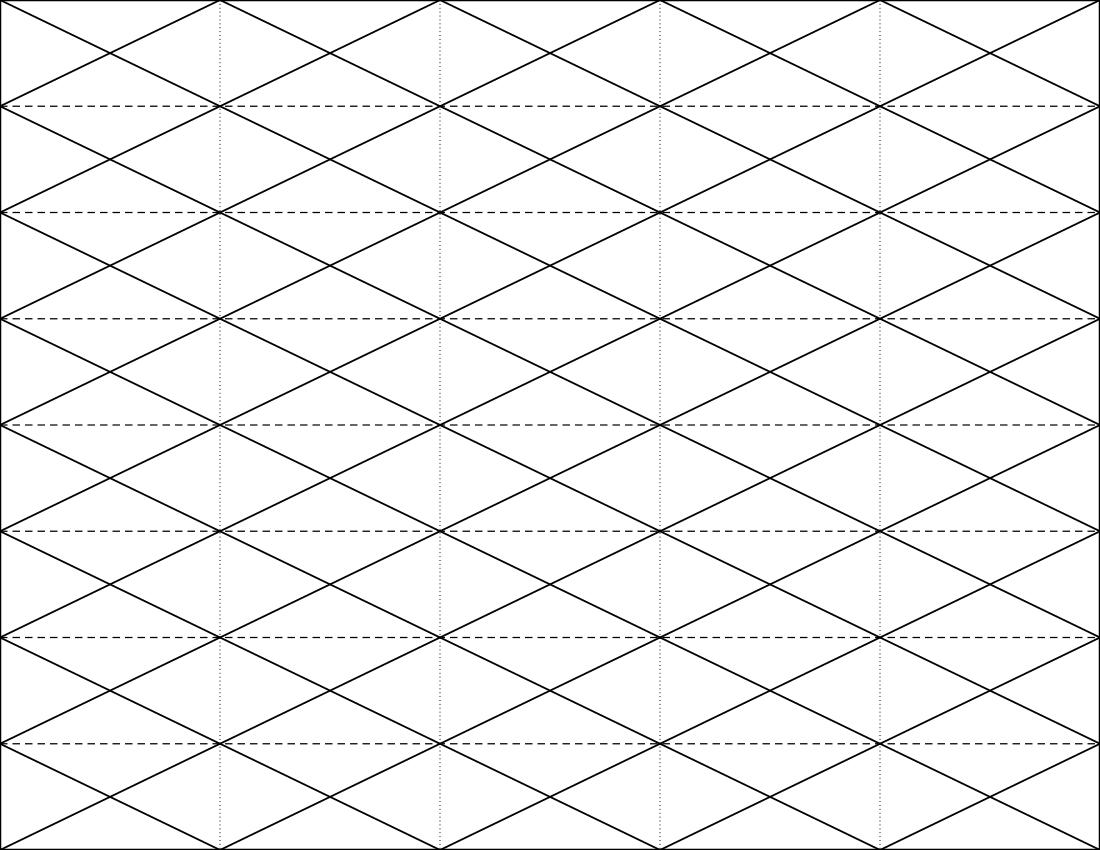

This figure's Python source:
#!/usr/bin/env python3
"""
Yoshimura Spiral Crease Pattern Generator
==========================================

Generates a printable crease pattern for a Yoshimura fold:
  - Solid diagonal lines forming a diamond/crosshatch mesh -> MOUNTAIN folds
  - Dashed horizontal lines at each row boundary            -> VALLEY folds,
    running parallel to the paper's long axis (a.k.a. "hotdog" folds)
  - Dotted vertical lines at internal column boundaries     -> also folds,
    running parallel to the paper's short axis (a.k.a. "hamburger" folds)
  - Solid border around the whole sheet
  - Column numbers along the top, row numbers down the left side

Defaults are set to match a landscape layout: 5 columns x 8 rows on US
Letter paper turned sideways (11" x 8.5"), so the diamonds are long along
the same axis as the paper (horizontal), with 7 hotdog folds (the 7
internal row boundaries) and 4 hamburger folds (the 4 internal column
boundaries). Every parameter below can be changed.

Usage:
    python3 yoshimura_pattern.py
    python3 yoshimura_pattern.py --cols 5 --rows 8 --out my_pattern.pdf
    python3 yoshimura_pattern.py --orientation portrait --rows 16
"""

# /// script
# requires-python = ">=3.14"
# dependencies = [
#     "matplotlib",
# ]
# ///

import argparse
import matplotlib.pyplot as plt

# ---------------------------------------------------------------------------
# Page size presets (width, height) in inches, portrait orientation.
# Use `orientation="landscape"` to swap width/height at draw time.
# ---------------------------------------------------------------------------
PAGE_SIZES = {
    "letter": (8.5, 11.0),
    "a4": (8.27, 11.69),
    "legal": (8.5, 14.0),
}


def draw_yoshimura_pattern(
    cols=5,
    rows=8,
    page_size="letter",
    orientation="landscape",
    margin=0.0,
    mountain_lw=1.3,
    valley_lw=0.9,
    border_lw=1.8,
    vertical_lines=4,
    vertical_lw=0.7,
    label_fontsize_top=14,
    label_fontsize_side=11,
    show_labels=False,
    out_path="yoshimura_pattern.pdf",
):
    """
    Draw a Yoshimura crease pattern and save it to `out_path`.

    Parameters
    ----------
    cols, rows : int
        Number of columns / rows of diamond cells in the grid. Columns run
        across the width, rows run down the height. In the default
        landscape orientation, width is the paper's long axis, so cols=5,
        rows=8 makes each diamond cell wider than it is tall (i.e. the
        diamonds are long along the same axis as the paper).
    page_size : str or (float, float)
        Either a key into PAGE_SIZES ("letter", "a4", "legal") or an
        explicit (width_in, height_in) tuple, given in portrait
        (width, height) order regardless of `orientation`.
    orientation : str
        "portrait" (use page_size as-is) or "landscape" (swap width and
        height so the sheet is turned sideways).
    margin : float
        Margin (inches) left blank on all four sides of the page.
    mountain_lw, valley_lw, border_lw : float
        Line widths for diagonal (mountain), horizontal (valley), and
        border lines respectively.
    vertical_lines : int
        Total number of extra dotted vertical lines drawn across the whole
        grid, evenly spaced by column count so they fall on the internal
        column boundaries (i.e. through the middle of each full diamond).
        These run parallel to the short axis of the paper ("hamburger"
        folds). With the default cols=5, vertical_lines=4 lands exactly on
        the 4 internal column dividers. Set to 0 to disable.

        The dashed horizontal valley lines (one per internal row boundary,
        rows-1 of them) run parallel to the long axis of the paper
        ("hotdog" folds); with the default rows=8 that's 7 of them.
    vertical_lw : float
        Line width for the extra dotted vertical lines.
    show_labels : bool
        Whether to draw the 1..cols / 1..rows index labels.
    out_path : str
        Output file path. Extension determines format (.pdf, .png, .svg, ...).
    """
    if isinstance(page_size, str):
        if page_size not in PAGE_SIZES:
            raise ValueError(f"Unknown page_size '{page_size}'. Choose from {list(PAGE_SIZES)}")
        page_w, page_h = PAGE_SIZES[page_size]
    else:
        page_w, page_h = page_size

    if orientation == "landscape":
        page_w, page_h = page_h, page_w
    elif orientation != "portrait":
        raise ValueError(f"Unknown orientation '{orientation}'. Choose 'portrait' or 'landscape'.")

    grid_w = page_w - 2 * margin
    grid_h = page_h - 2 * margin
    if grid_w <= 0 or grid_h <= 0:
        raise ValueError("Margin is too large for the chosen page size.")

    cell_w = grid_w / cols
    cell_h = grid_h / rows

    x0 = margin
    y_top = page_h - margin  # top edge of the grid (page coords, y grows upward)

    fig = plt.figure(figsize=(page_w, page_h))
    ax = fig.add_axes([0, 0, 1, 1])  # axes fill the whole page, no border padding
    ax.set_xlim(0, page_w)
    ax.set_ylim(0, page_h)
    ax.set_aspect("equal")
    ax.axis("off")

    # ---- Diagonal "mountain" lines: an X inside every cell ----------------
    for r in range(rows):
        row_y_top = y_top - r * cell_h
        row_y_bot = y_top - (r + 1) * cell_h
        for c in range(cols):
            col_x_left = x0 + c * cell_w
            col_x_right = x0 + (c + 1) * cell_w
            ax.plot([col_x_left, col_x_right], [row_y_top, row_y_bot],
                     color="black", lw=mountain_lw, solid_capstyle="round")
            ax.plot([col_x_left, col_x_right], [row_y_bot, row_y_top],
                     color="black", lw=mountain_lw, solid_capstyle="round")

    # ---- Horizontal "valley" lines (dashed), at every internal row line ---
    for r in range(1, rows):
        y = y_top - r * cell_h
        ax.plot([x0, x0 + grid_w], [y, y],
                 color="black", lw=valley_lw, linestyle=(0, (6, 4)))

    # ---- Extra dotted vertical lines, evenly spaced across the whole width -
    if vertical_lines > 0:
        n_strips = vertical_lines + 1
        for k in range(1, n_strips):
            x = x0 + k * (grid_w / n_strips)
            ax.plot([x, x], [y_top, y_top - grid_h],
                     color="black", lw=vertical_lw, linestyle=(0, (1, 3)))

    # ---- Solid outer border -------------------------------------------------
    ax.plot(
        [x0, x0 + grid_w, x0 + grid_w, x0, x0],
        [y_top, y_top, y_top - grid_h, y_top - grid_h, y_top],
        color="black", lw=border_lw,
    )

    # ---- Labels -------------------------------------------------------------
    if show_labels:
        for c in range(cols):
            xc = x0 + (c + 0.5) * cell_w
            ax.text(xc, y_top + margin * 0.28, str(c + 1),
                     ha="center", va="bottom", fontsize=label_fontsize_top)
        for r in range(rows):
            yc = y_top - (r + 0.5) * cell_h
            ax.text(x0 - margin * 0.22, yc, str(r + 1),
                     ha="right", va="center", fontsize=label_fontsize_side)

    fig.savefig(out_path, dpi=300, bbox_inches=None)
    plt.close(fig)
    return out_path


def main():
    parser = argparse.ArgumentParser(description="Generate a Yoshimura spiral crease pattern.")
    parser.add_argument("--cols", type=int, default=5, help="Number of columns (default: 5)")
    parser.add_argument("--rows", type=int, default=8, help="Number of rows (default: 8)")
    parser.add_argument("--page-size", default="letter", choices=list(PAGE_SIZES.keys()),
                         help="Page size preset, given in portrait order (default: letter)")
    parser.add_argument("--orientation", default="landscape", choices=["portrait", "landscape"],
                         help="Page orientation (default: landscape)")
    parser.add_argument("--margin", type=float, default=0.0, help="Page margin in inches (default: 0.0, i.e. pattern runs edge-to-edge)")
    parser.add_argument("--vertical-lines", type=int, default=4,
                         help="Total extra dotted vertical lines across the whole grid, evenly spaced (default: 4)")
    parser.add_argument("--out", default="yoshimura_pattern.pdf", help="Output file path")
    args = parser.parse_args()

    path = draw_yoshimura_pattern(
        cols=args.cols,
        rows=args.rows,
        page_size=args.page_size,
        orientation=args.orientation,
        margin=args.margin,
        vertical_lines=args.vertical_lines,
        out_path=args.out,
    )
    print(f"Saved crease pattern to {path}")


if __name__ == "__main__":
    main()
